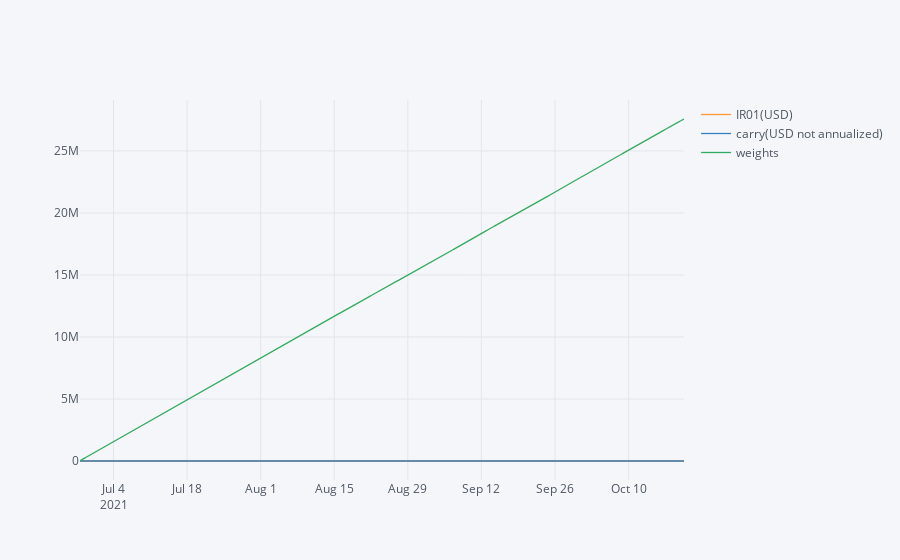

The notebook cell saved with this chart:
### Markdown cell above
# Excess return in bps
## assumes spreads are done at mid every hour
## recent weeks are unusually bad. Pls note there is no hyperparamters (so no overfit here)
### * carry = funding-borrow
### * IR01 = spot*premium chg
### * delta = 0 (only extsts during exec)

### Code cell
pnl[pnl['name']=='total'].pivot_table(index='end_time',columns='bucket',values='amtUSD').cumsum().iplot()

### Figure 1 — Plotly figure (JSON) as saved in the notebook; plotly's stock layout.template omitted (floating-point values rounded to 4 significant figures; data arrays with more than 128 entries replaced by an {"elided": "..."} marker saying what was removed)
{"data": [{"line": {"color": "rgba(255, 153, 51, 1.0)", "dash": "solid", "shape": "linear", "width": 1.3}, "mode": "lines", "name": "IR01(USD)", "text": "", "type": "scatter", "x": {"elided": "2759 str values"}, "y": {"elided": "2759 float values"}}, {"line": {"color": "rgba(55, 128, 191, 1.0)", "dash": "solid", "shape": "linear", "width": 1.3}, "mode": "lines", "name": "carry(USD not annualized)", "text": "", "type": "scatter", "x": {"elided": "2759 str values"}, "y": {"elided": "2759 float values"}}, {"line": {"color": "rgba(50, 171, 96, 1.0)", "dash": "solid", "shape": "linear", "width": 1.3}, "mode": "lines", "name": "weights", "text": "", "type": "scatter", "x": {"elided": "2759 str values"}, "y": {"elided": "2759 float values"}}], "layout": {"legend": {"bgcolor": "#F5F6F9", "font": {"color": "#4D5663"}}, "paper_bgcolor": "#F5F6F9", "plot_bgcolor": "#F5F6F9", "title": {"font": {"color": "#4D5663"}}, "xaxis": {"gridcolor": "#E1E5ED", "showgrid": true, "tickfont": {"color": "#4D5663"}, "title": {"font": {"color": "#4D5663"}, "text": ""}, "zerolinecolor": "#E1E5ED"}, "yaxis": {"gridcolor": "#E1E5ED", "showgrid": true, "tickfont": {"color": "#4D5663"}, "title": {"font": {"color": "#4D5663"}, "text": ""}, "zerolinecolor": "#E1E5ED"}}}
